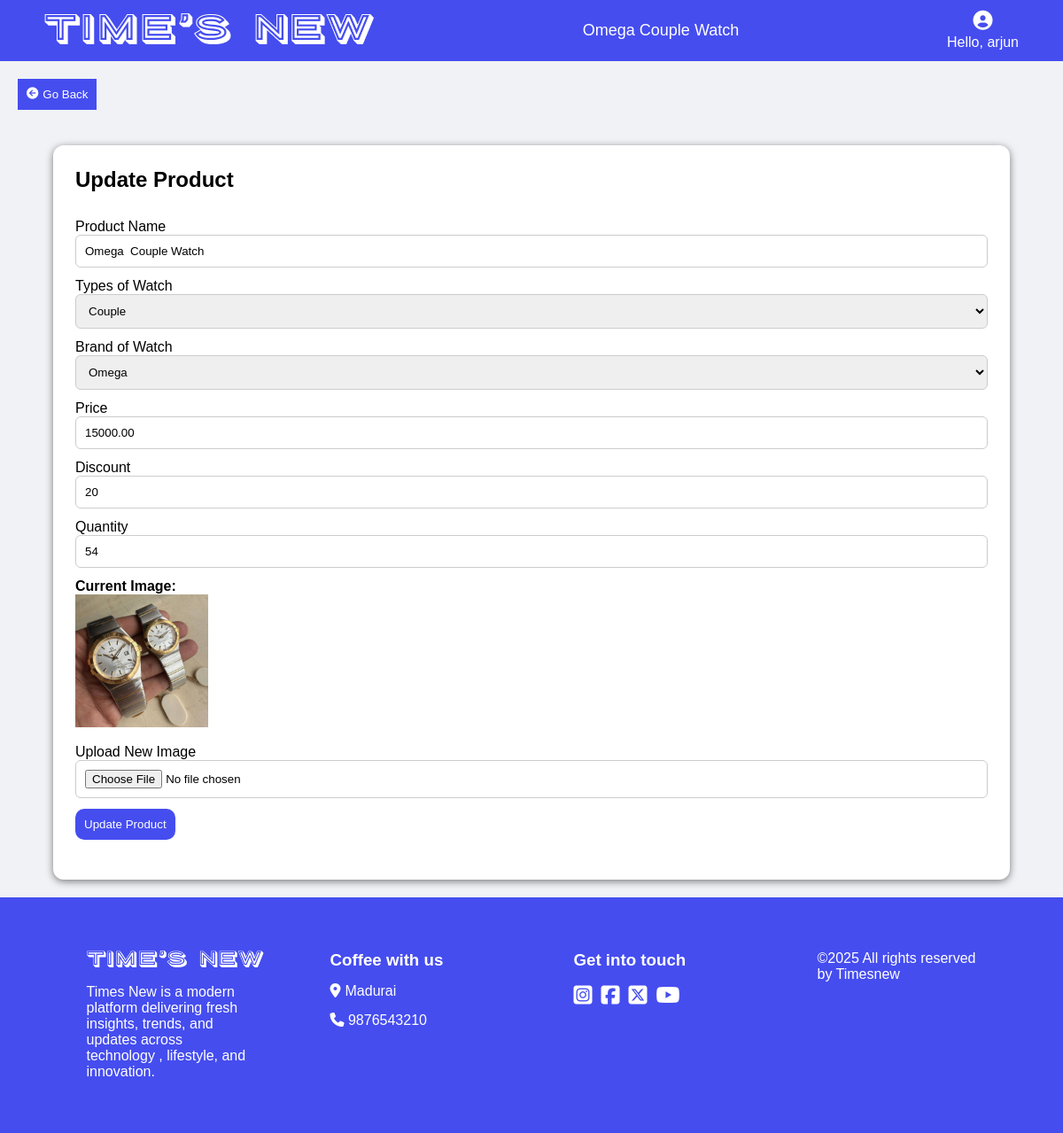
Page /admin/update_product.php?id=38 (signed in) on the earlier database version.
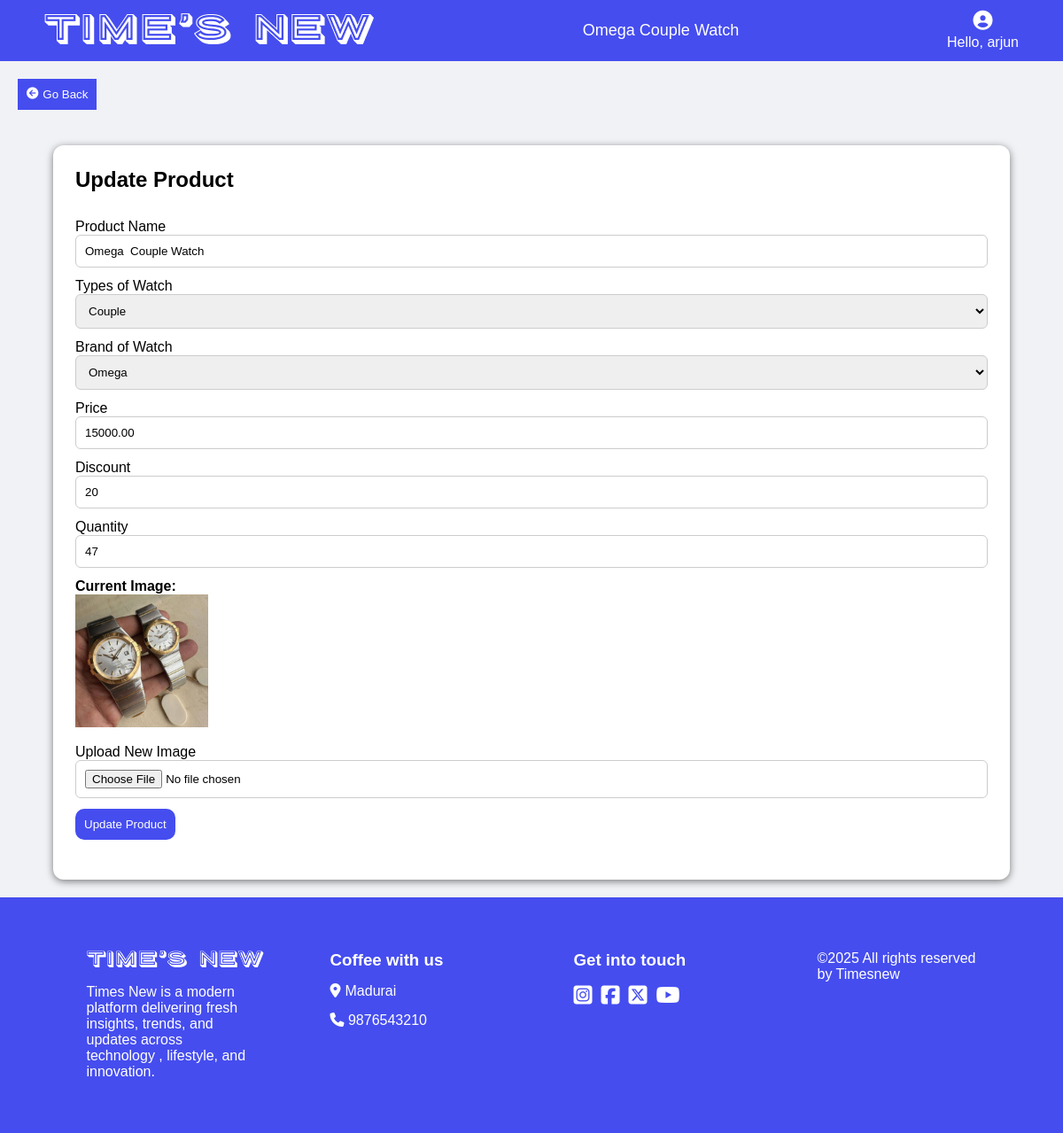
Same page on the later database version.
### tables this page shows
CREATE TABLE `products` (
  `id` int(11) NOT NULL,
  `name` varchar(255) NOT NULL,
  `price` decimal(10,2) NOT NULL,
  `discount_percent` int(11) DEFAULT 0,
  `type` varchar(100) DEFAULT NULL,
  `brand` varchar(100) DEFAULT NULL,
  `image_path` varchar(255) DEFAULT NULL,
  `quantity` int(11) NOT NULL DEFAULT 0,
  `status` enum('active','inactive') NOT NULL DEFAULT 'active'
);

### admin/update_product.php (the view, shortened to what this page needs)
<?php
include('../config/db.php');
$id = $_GET['id'];
$stmt = $conn->prepare("SELECT * FROM products WHERE id = ?");
$stmt->bind_param("i", $id);
$stmt->execute();
$product = $stmt->get_result()->fetch_assoc();
if (!isset($_SESSION['user_id'])) {
    $username = "Guest";
} else {
    $user_id = $_SESSION['user_id'];
    $query = "SELECT name FROM users WHERE id = ?";
    $stmt = $conn->prepare($query);
    $stmt->bind_param("i", $user_id);
    $stmt->execute();
    $stmt->bind_result($username);
}
?>
<!DOCTYPE html>
<html>
<head>
      <link rel="stylesheet" href="https://cdnjs.cloudflare.com/ajax/libs/font-awesome/6.5.0/css/all.min.css">
    <link rel="stylesheet" href="../css/nav.css">
  <link rel="stylesheet" href="../css/addedit.css">
</head>
<body>
<div class="navbar">
  <div class="logo">          <a href="./dashboard.php">   <img src="../image/Time’s new.png" alt="" ></a></div>
  <div class="center"><?= htmlspecialchars($product['name']) ?></div>
  <div class="right">
    <i class="fas fa-user-circle profile-icon"></i>
      <p class="text" style="color: white;">Hello, <?= htmlspecialchars($username) ?></p>
  </div>
</div>
<div class="go">
  <div class="arrow">
    <button onclick="history.back()" class="btn-back"><i class="fa-solid fa-circle-arrow-left"></i>Go Back </button>
 </div></div>
<div class="form-container">
  <h2>Update Product</h2>
  <form method="post" enctype="multipart/form-data">
    <label for="name">Product Name</label>
    <input name="name" type="text"  value="<?= htmlspecialchars($product['name']) ?>"id='name' required>
   <label for="type" >Types of Watch</label>
    <select name="type" id="type" required>
      <?php foreach (['mens', 'womens', 'kids', 'boys', 'smart', 'couple'] as $type): ?>
        <option value="<?= $type ?>" <?= $product['type'] === $type ? 'selected' : '' ?>><?= ucfirst($type) ?></option>
      <?php endforeach; ?>
    </select>
<label for="brand" >Brand of Watch</label>
    <select name="brand" id="brand" required>
      <?php foreach (['rolex', 'omega', 'cartier', 'citizen'] as $brand): ?>
        <option value="<?= $brand ?>" <?= $product['brand'] === $brand ? 'selected' : '' ?>><?= ucfirst($brand) ?></option>
      <?php endforeach; ?>
    </select>
<label for="price" >Price</label>
    <input name="price" type="number" step="0.01" id="price" value="<?= $product['price'] ?>" required>
    <label for="Discount" >Discount</label>
    <input name="discount" type="number" id="Discount" value="<?= $product['discount_percent'] ?>" required>
     <label for="quantity" >Quantity</label>
    <input name="quantity" type="number" min="0" id="quantity" value="<?= $product['quantity'] ?>" required>
    <div style="margin-bottom: 15px;">
      <strong>Current Image:</strong><br>
      <?php if ($product['image_path']): ?>
        <img src="../uploads/<?= $product['image_path'] ?>" alt="Product Image" width="150">
      <?php else: ?>
        <p>No image available.</p>
      <?php endif; ?>
    </div>
    <label class="upload-box">
      Upload New Image
      <input type="file" name="image" accept="image/*">
    </label>
    <button type="submit" class="btn">Update Product</button>
  </form>
</div>
<footer>
    <div class="foot-1">
                     <a href="./dashboard.php">   <img src="../image/Time’s new.png" alt="" width="200px"></a>
             <p>Times New is a modern platform delivering fresh insights, trends, and updates across technology
                , lifestyle, and innovation.</p>
    </div>
    <div class="foot-3">
        <h3>Coffee with us</h3>
         <div class="fr"><i class="fa-solid fa-location-dot"></i> <p>Madurai</p></div>
         <div class="fr"><a href="tel:+91 9876543210" target="_blank"><i class="fa-solid fa-phone"></i> <span> 9876543210</span>
                    </a></div>
    </div>
   <div class="foot-4">
    <h3>Get into touch</h3>
    <div class="foot-4a">
   <a href="https://www.instagram.com/accounts/login/?hl=en" target="_blank"> <i class="fa-brands fa-square-instagram"></i></a>
    <a href="https://www.facebook.com/login/" target="_blank"><i class="fa-brands fa-square-facebook"></i></a>
  <a href="https://x.com/i/flow/login" target="_blank"><i class="fa-brands fa-square-x-twitter"></i></a>
  <a href="https://www.youtube.com/" target="_blank"><i class="fa-brands fa-youtube"></i></a></div></div>
     <div class="foot-2">
          <p>&copy;2025 All rights reserved by Timesnew</p>
    </div>
    </footer>
</body>
</html>

Differences in the rows shown:
changed products "Omega Couple Watch": quantity "54" → "47"
